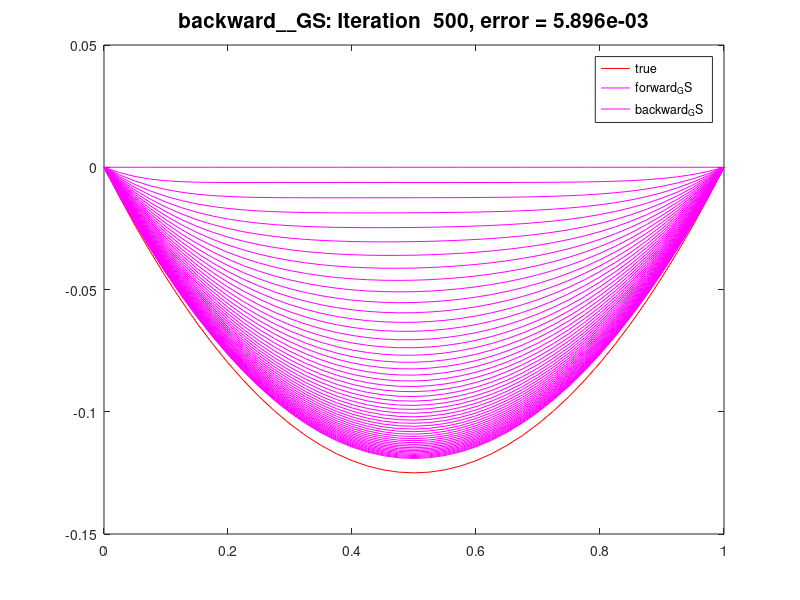
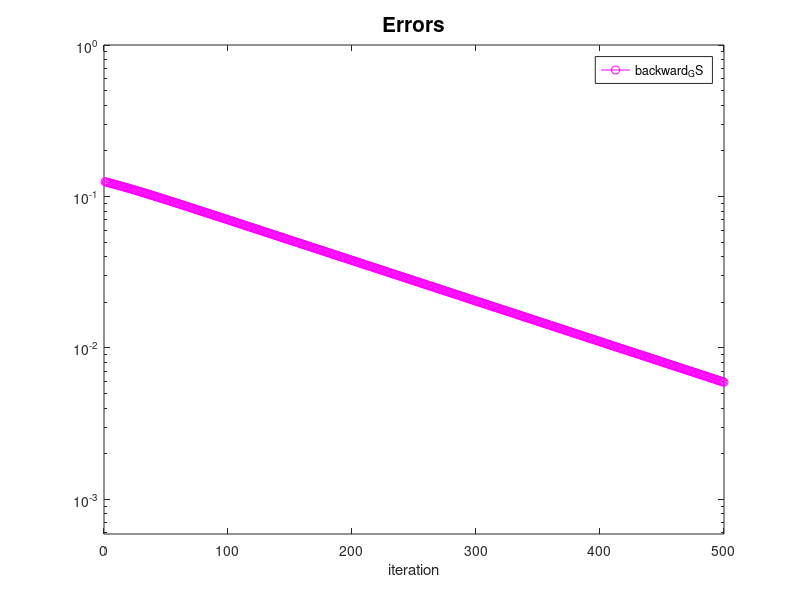

MATLAB code to generate these figures, in order:

% Solve 1d BVP obtained by discretizing u''(x) = f(x) 
% with Dirichlet boundary condtions  u(0) = alpha, u(1) = beta
% Discretized using centered difference.
%
% Compare matrix splitting methods:  Jacobi, Gauss-Seidel, and SOR
%
% From  http://www.amath.washington.edu/~rjl/fdmbook/  (2007)
%clear all; close all;

method = 'backward__GS';  
% method = 'GS';  % 'Jacobi' or 'GS' or 'SOR'

nplot = 10;          % iterate u is plotted every nplot iterations
maxiter = 500        % number of iterations to take

m = 39;
ax = 0;
bx = 1;
alpha = 0;
beta = 0;
f = @(x) ones(size(x));   % f(x) = 1

h = (bx-ax) / (m+1);
x = linspace(ax, bx, m+2)';

% determine exact solution to linear system by setting up
% system Au = f and solving with backslash:
e = ones(m+2,1);

A = 1/h^2 * spdiags([e -2*e e], [-1 0 1], m+2, m+2);
A(1,1:2) = [1 0];
A(m+2,m+1:m+2) = [0 1];
rhs = f(x);
rhs(1) = alpha;
rhs(m+2) = beta;
ustar = A\rhs;


% Decompose A = DA - LA - UA:
DA = diag(diag(A));   % diagonal part of A
LA = DA - tril(A);    % strictly lower triangular part of A (negated)
UA = DA - triu(A);    % strictly upper triangular part of A (negated)

% set up iteration matrix:
switch method
   case 'Jacobi'
      M = DA;
      N = LA + UA;
   case 'GS'
      M = DA - LA;
      N = UA;
   case 'backward__GS'
      M = DA - UA;
      N = LA;
   case 'SOR'
      % use optimal omega for this problem:
      omega = 2 / (1 + sin(pi*h));
      %omega = 1.99;
      M = 1/omega * (DA - omega*LA);
      N = 1/omega * ((1-omega)*DA + omega*UA);
   end


u = zeros(size(x));   % initial guess for iteration

figure(1)
%clf
plot(x,ustar,'r')
hold on
plot(x,u,'m')

error = nan(maxiter+1,1);
error(1) = max(abs(u-ustar));


% Iteration:
% ----------


for iter=1:maxiter

   u = M \ (N*u + rhs);
      
   error(iter+1) = max(abs(u-ustar));
   if mod(iter,nplot)==0
      % plot u every nplot iterations
      plot(x,u,'m')
      title(sprintf('%s: Iteration %4i, error = %9.3e',...
             method,iter,error(iter+1)),'FontSize',15)
        
      drawnow
      pause(.1)
      end
end
   
legend('true','forward_GS','backward_GS')

% plot errors vs. iteration:
figure(2)
% semilogy(error,'b','LineWidth',2.5)
semilogy(error,'m','marker','o')

axis([0 maxiter min(error)/10 1])
title('Errors','FontSize',15)
xlabel('iteration')
hold on

% compute spectral radius of iteration matrix G:
G = M\N;
rhoG = max(abs(eig(full(G))));
disp(sprintf('Spectral radius of G for %s is %5f',method,rhoG))

legend('backward_GS','forward_GS')

